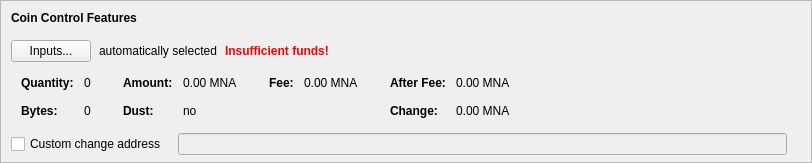
    <widget class="QFrame" name="frameCoinControl">
     <property name="sizePolicy">
      <sizepolicy hsizetype="Expanding" vsizetype="Expanding">
       <horstretch>0</horstretch>
       <verstretch>0</verstretch>
      </sizepolicy>
     </property>
     <property name="maximumSize">
      <size>
       <width>16777215</width>
       <height>16777215</height>
      </size>
     </property>
     <property name="frameShape">
      <enum>QFrame::StyledPanel</enum>
     </property>
     <property name="frameShadow">
      <enum>QFrame::Sunken</enum>
     </property>
     <layout class="QVBoxLayout" name="verticalLayoutCoinControl2">
      <property name="spacing">
       <number>0</number>
      </property>
      <property name="leftMargin">
       <number>0</number>
      </property>
      <property name="topMargin">
       <number>0</number>
      </property>
      <property name="rightMargin">
       <number>0</number>
      </property>
      <property name="bottomMargin">
       <number>6</number>
      </property>
      <item>
       <layout class="QVBoxLayout" name="verticalLayoutCoinControl" stretch="0,0,0,0,1">
        <property name="spacing">
         <number>0</number>
        </property>
        <property name="leftMargin">
         <number>10</number>
        </property>
        <property name="topMargin">
         <number>10</number>
        </property>
        <item>
         <layout class="QHBoxLayout" name="horizontalLayoutCoinControl1">
          <property name="bottomMargin">
           <number>15</number>
          </property>
          <item>
           <widget class="QLabel" name="labelCoinControlFeatures">
            <property name="sizePolicy">
             <sizepolicy hsizetype="Preferred" vsizetype="Maximum">
              <horstretch>0</horstretch>
              <verstretch>0</verstretch>
             </sizepolicy>
            </property>
            <property name="font">
             <font>
              <weight>75</weight>
              <bold>true</bold>
             </font>
            </property>
            <property name="styleSheet">
             <string notr="true">font-weight:bold;</string>
            </property>
            <property name="text">
             <string>Coin Control Features</string>
            </property>
           </widget>
          </item>
         </layout>
        </item>
        <item>
         <layout class="QHBoxLayout" name="horizontalLayoutCoinControl2" stretch="0,0,0,0">
          <property name="spacing">
           <number>8</number>
          </property>
          <property name="bottomMargin">
           <number>10</number>
          </property>
          <item>
           <widget class="QPushButton" name="pushButtonCoinControl">
            <property name="styleSheet">
             <string notr="true"/>
            </property>
            <property name="text">
             <string>Inputs...</string>
            </property>
            <property name="autoDefault">
             <bool>false</bool>
            </property>
           </widget>
          </item>
          <item>
           <widget class="QLabel" name="labelCoinControlAutomaticallySelected">
            <property name="text">
             <string>automatically selected</string>
            </property>
            <property name="margin">
             <number>5</number>
            </property>
           </widget>
          </item>
          <item>
           <widget class="QLabel" name="labelCoinControlInsuffFunds">
            <property name="font">
             <font>
              <weight>75</weight>
              <bold>true</bold>
             </font>
            </property>
            <property name="styleSheet">
             <string notr="true">color:red;font-weight:bold;</string>
            </property>
            <property name="text">
             <string>Insufficient funds!</string>
            </property>
            <property name="margin">
             <number>5</number>
            </property>
           </widget>
          </item>
          <item>
           <spacer name="horizontalSpacerCoinControl">
            <property name="orientation">
             <enum>Qt::Horizontal</enum>
            </property>
            <property name="sizeHint" stdset="0">
             <size>
              <width>40</width>
              <height>1</height>
             </size>
            </property>
           </spacer>
          </item>
         </layout>
        </item>
        <item>
         <widget class="QWidget" name="widgetCoinControl" native="true">
          <property name="sizePolicy">
           <sizepolicy hsizetype="Preferred" vsizetype="Preferred">
            <horstretch>0</horstretch>
            <verstretch>0</verstretch>
           </sizepolicy>
          </property>
          <property name="minimumSize">
           <size>
            <width>0</width>
            <height>0</height>
           </size>
          </property>
          <property name="styleSheet">
           <string notr="true"/>
          </property>
          <layout class="QHBoxLayout" name="horizontalLayoutCoinControl5">
           <property name="leftMargin">
            <number>0</number>
           </property>
           <property name="topMargin">
            <number>0</number>
           </property>
           <property name="rightMargin">
            <number>0</number>
           </property>
           <property name="bottomMargin">
            <number>0</number>
           </property>
           <item>
            <layout class="QHBoxLayout" name="horizontalLayoutCoinControl3" stretch="0,0,0,1">
             <property name="spacing">
              <number>20</number>
             </property>
             <property name="topMargin">
              <number>0</number>
             </property>
             <property name="bottomMargin">
              <number>10</number>
             </property>
             <item>
              <layout class="QFormLayout" name="formLayoutCoinControl1">
               <property name="horizontalSpacing">
                <number>10</number>
               </property>
               <property name="verticalSpacing">
                <number>14</number>
               </property>
               <property name="leftMargin">
                <number>10</number>
               </property>
               <property name="topMargin">
                <number>4</number>
               </property>
               <property name="rightMargin">
                <number>6</number>
               </property>
               <item row="0" column="0">
                <widget class="QLabel" name="labelCoinControlQuantityText">
                 <property name="font">
                  <font>
                   <weight>75</weight>
                   <bold>true</bold>
                  </font>
                 </property>
                 <property name="text">
                  <string>Quantity:</string>
                 </property>
                 <property name="margin">
                  <number>0</number>
                 </property>
                </widget>
               </item>
               <item row="0" column="1">
                <widget class="QLabel" name="labelCoinControlQuantity">
                 <property name="cursor">
                  <cursorShape>IBeamCursor</cursorShape>
                 </property>
                 <property name="contextMenuPolicy">
                  <enum>Qt::ActionsContextMenu</enum>
                 </property>
                 <property name="text">
                  <string notr="true">0</string>
                 </property>
                 <property name="margin">
                  <number>0</number>
                 </property>
                 <property name="textInteractionFlags">
                  <set>Qt::LinksAccessibleByMouse|Qt::TextSelectableByKeyboard|Qt::TextSelectableByMouse</set>
                 </property>
                </widget>
               </item>
               <item row="1" column="0">
                <widget class="QLabel" name="labelCoinControlBytesText">
                 <property name="font">
                  <font>
                   <weight>75</weight>
                   <bold>true</bold>
                  </font>
                 </property>
                 <property name="text">
                  <string>Bytes:</string>
                 </property>
                </widget>
               </item>
               <item row="1" column="1">
                <widget class="QLabel" name="labelCoinControlBytes">
                 <property name="cursor">
                  <cursorShape>IBeamCursor</cursorShape>
                 </property>
                 <property name="contextMenuPolicy">
                  <enum>Qt::ActionsContextMenu</enum>
                 </property>
                 <property name="text">
                  <string notr="true">0</string>
                 </property>
                 <property name="textInteractionFlags">
                  <set>Qt::LinksAccessibleByMouse|Qt::TextSelectableByKeyboard|Qt::TextSelectableByMouse</set>
                 </property>
                </widget>
               </item>
              </layout>
             </item>
             <item>
              <layout class="QFormLayout" name="formLayoutCoinControl2">
               <property name="horizontalSpacing">
                <number>10</number>
               </property>
               <property name="verticalSpacing">
                <number>14</number>
               </property>
               <property name="leftMargin">
                <number>6</number>
               </property>
               <property name="topMargin">
                <number>4</number>
               </property>
               <property name="rightMargin">
                <number>6</number>
               </property>
               <item row="0" column="0">
                <widget class="QLabel" name="labelCoinControlAmountText">
                 <property name="font">
                  <font>
                   <weight>75</weight>
                   <bold>true</bold>
                  </font>
                 </property>
                 <property name="text">
                  <string>Amount:</string>
                 </property>
                 <property name="margin">
                  <number>0</number>
                 </property>
                </widget>
               </item>
               <item row="0" column="1">
                <widget class="QLabel" name="labelCoinControlAmount">
                 <property name="cursor">
                  <cursorShape>IBeamCursor</cursorShape>
                 </property>
                 <property name="contextMenuPolicy">
                  <enum>Qt::ActionsContextMenu</enum>
                 </property>
                 <property name="text">
                  <string notr="true">0.00 MNA</string>
                 </property>
                 <property name="textInteractionFlags">
                  <set>Qt::LinksAccessibleByMouse|Qt::TextSelectableByKeyboard|Qt::TextSelectableByMouse</set>
                 </property>
                </widget>
               </item>
               <item row="1" column="0">
                <widget class="QLabel" name="labelCoinControlLowOutputText">
                 <property name="font">
                  <font>
                   <weight>75</weight>
                   <bold>true</bold>
                  </font>
                 </property>
                 <property name="text">
                  <string>Dust:</string>
                 </property>
                </widget>
               </item>
               <item row="1" column="1">
                <widget class="QLabel" name="labelCoinControlLowOutput">
                 <property name="cursor">
                  <cursorShape>IBeamCursor</cursorShape>
                 </property>
                 <property name="contextMenuPolicy">
                  <enum>Qt::ActionsContextMenu</enum>
                 </property>
                 <property name="text">
                  <string notr="true">no</string>
                 </property>
                 <property name="textInteractionFlags">
                  <set>Qt::LinksAccessibleByMouse|Qt::TextSelectableByKeyboard|Qt::TextSelectableByMouse</set>
                 </property>
                </widget>
               </item>
              </layout>
             </item>
             <item>
              <layout class="QFormLayout" name="formLayoutCoinControl3">
               <property name="horizontalSpacing">
                <number>10</number>
               </property>
               <property name="verticalSpacing">
                <number>14</number>
               </property>
               <property name="leftMargin">
                <number>6</number>
               </property>
               <property name="topMargin">
                <number>4</number>
               </property>
               <property name="rightMargin">
                <number>6</number>
               </property>
               <item row="0" column="0">
                <widget class="QLabel" name="labelCoinControlFeeText">
                 <property name="font">
                  <font>
                   <weight>75</weight>
                   <bold>true</bold>
                  </font>
                 </property>
                 <property name="text">
                  <string>Fee:</string>
                 </property>
                 <property name="margin">
                  <number>0</number>
                 </property>
                </widget>
               </item>
               <item row="0" column="1">
                <widget class="QLabel" name="labelCoinControlFee">
                 <property name="cursor">
                  <cursorShape>IBeamCursor</cursorShape>
                 </property>
                 <property name="contextMenuPolicy">
                  <enum>Qt::ActionsContextMenu</enum>
                 </property>
                 <property name="text">
                  <string notr="true">0.00 MNA</string>
                 </property>
                 <property name="textInteractionFlags">
                  <set>Qt::LinksAccessibleByMouse|Qt::TextSelectableByKeyboard|Qt::TextSelectableByMouse</set>
                 </property>
                </widget>
               </item>
              </layout>
             </item>
             <item>
              <layout class="QFormLayout" name="formLayoutCoinControl4">
               <property name="horizontalSpacing">
                <number>10</number>
               </property>
               <property name="verticalSpacing">
                <number>14</number>
               </property>
               <property name="leftMargin">
                <number>6</number>
               </property>
               <property name="topMargin">
                <number>4</number>
               </property>
               <property name="rightMargin">
                <number>6</number>
               </property>
               <item row="0" column="0">
                <widget class="QLabel" name="labelCoinControlAfterFeeText">
                 <property name="font">
                  <font>
                   <weight>75</weight>
                   <bold>true</bold>
                  </font>
                 </property>
                 <property name="text">
                  <string>After Fee:</string>
                 </property>
                 <property name="margin">
                  <number>0</number>
                 </property>
                </widget>
               </item>
               <item row="0" column="1">
                <widget class="QLabel" name="labelCoinControlAfterFee">
                 <property name="cursor">
                  <cursorShape>IBeamCursor</cursorShape>
                 </property>
                 <property name="contextMenuPolicy">
                  <enum>Qt::ActionsContextMenu</enum>
                 </property>
                 <property name="text">
                  <string notr="true">0.00 MNA</string>
                 </property>
                 <property name="textInteractionFlags">
                  <set>Qt::LinksAccessibleByMouse|Qt::TextSelectableByKeyboard|Qt::TextSelectableByMouse</set>
                 </property>
                </widget>
               </item>
               <item row="1" column="0">
                <widget class="QLabel" name="labelCoinControlChangeText">
                 <property name="font">
                  <font>
                   <weight>75</weight>
                   <bold>true</bold>
                  </font>
                 </property>
                 <property name="text">
                  <string>Change:</string>
                 </property>
                </widget>
               </item>
               <item row="1" column="1">
                <widget class="QLabel" name="labelCoinControlChange">
                 <property name="cursor">
                  <cursorShape>IBeamCursor</cursorShape>
                 </property>
                 <property name="contextMenuPolicy">
                  <enum>Qt::ActionsContextMenu</enum>
                 </property>
                 <property name="text">
                  <string notr="true">0.00 MNA</string>
                 </property>
                 <property name="textInteractionFlags">
                  <set>Qt::LinksAccessibleByMouse|Qt::TextSelectableByKeyboard|Qt::TextSelectableByMouse</set>
                 </property>
                </widget>
               </item>
              </layout>
             </item>
            </layout>
           </item>
          </layout>
         </widget>
        </item>
        <item>
         <layout class="QHBoxLayout" name="horizontalLayoutCoinControl4" stretch="0,0,0">
          <property name="spacing">
           <number>12</number>
          </property>
          <property name="sizeConstraint">
           <enum>QLayout::SetDefaultConstraint</enum>
          </property>
          <property name="topMargin">
           <number>5</number>
          </property>
          <property name="rightMargin">
           <number>5</number>
          </property>
          <item>
           <widget class="QCheckBox" name="checkBoxCoinControlChange">
            <property name="toolTip">
             <string>If this is activated, but the change address is empty or invalid, change will be sent to a newly generated address.</string>
            </property>
            <property name="text">
             <string>Custom change address</string>
            </property>
           </widget>
          </item>
          <item>
           <widget class="QValidatedLineEdit" name="lineEditCoinControlChange">
            <property name="enabled">
             <bool>false</bool>
            </property>
            <property name="sizePolicy">
             <sizepolicy hsizetype="Expanding" vsizetype="Fixed">
              <horstretch>0</horstretch>
              <verstretch>0</verstretch>
             </sizepolicy>
            </property>
           </widget>
          </item>
          <item>
           <widget class="QLabel" name="labelCoinControlChangeLabel">
            <property name="sizePolicy">
             <sizepolicy hsizetype="Preferred" vsizetype="Expanding">
              <horstretch>0</horstretch>
              <verstretch>0</verstretch>
             </sizepolicy>
            </property>
            <property name="minimumSize">
             <size>
              <width>0</width>
              <height>0</height>
             </size>
            </property>
            <property name="text">
             <string/>
            </property>
            <property name="margin">
             <number>3</number>
            </property>
           </widget>
          </item>
         </layout>
        </item>
        <item>
         <spacer name="verticalSpacerCoinControl">
          <property name="orientation">
           <enum>Qt::Vertical</enum>
          </property>
          <property name="sizeHint" stdset="0">
           <size>
            <width>800</width>
            <height>1</height>
           </size>
          </property>
         </spacer>
        </item>
       </layout>
      </item>
     </layout>
    </widget>
